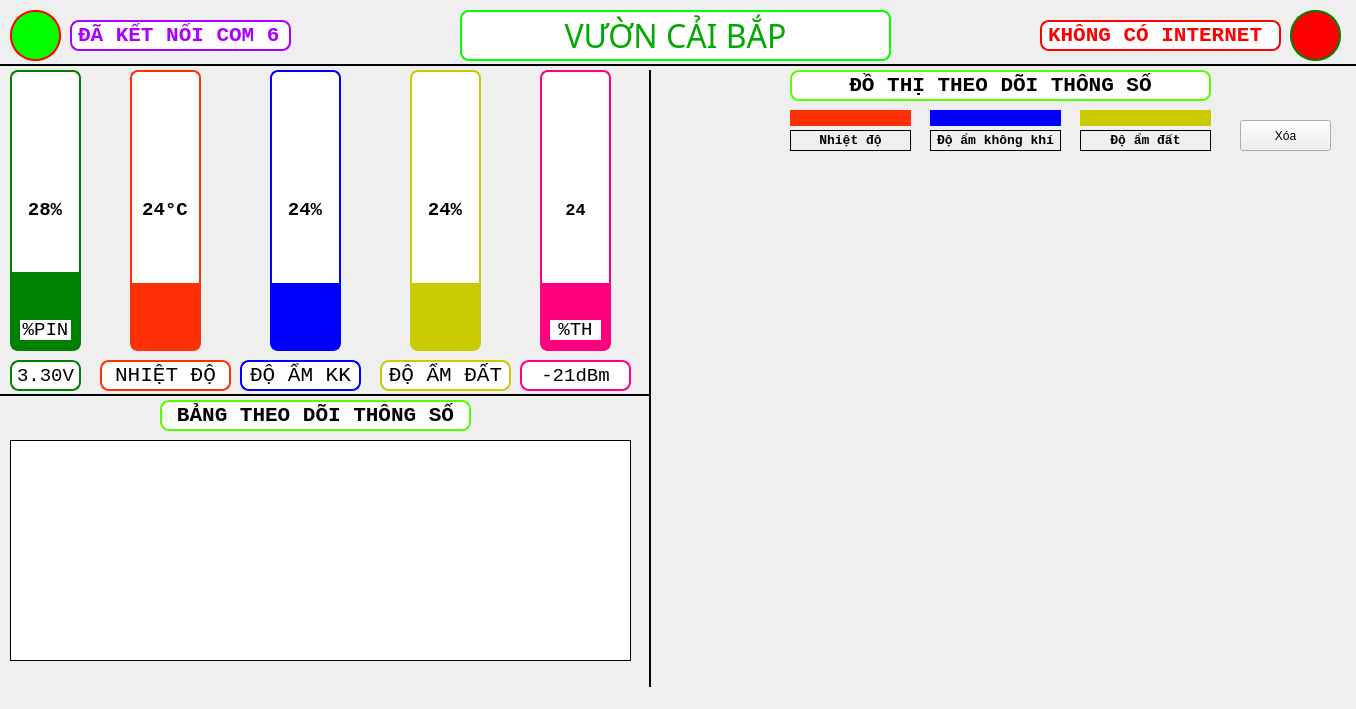
<?xml version="1.0" encoding="UTF-8"?>
<ui version="4.0">
 <class>MainWindow</class>
 <widget class="QMainWindow" name="MainWindow">
  <property name="windowModality">
   <enum>Qt::NonModal</enum>
  </property>
  <property name="geometry">
   <rect>
    <x>0</x>
    <y>0</y>
    <width>1356</width>
    <height>709</height>
   </rect>
  </property>
  <property name="sizePolicy">
   <sizepolicy hsizetype="Preferred" vsizetype="Preferred">
    <horstretch>0</horstretch>
    <verstretch>0</verstretch>
   </sizepolicy>
  </property>
  <property name="windowTitle">
   <string>SMART_FAMR</string>
  </property>
  <property name="windowIcon">
   <iconset>
    <normaloff>../icons/k.ico</normaloff>../icons/k.ico</iconset>
  </property>
  <property name="styleSheet">
   <string notr="true">border-color: rgb(0, 85, 255);</string>
  </property>
  <widget class="QWidget" name="centralwidget">
   <widget class="Line" name="line">
    <property name="geometry">
     <rect>
      <x>0</x>
      <y>50</y>
      <width>1361</width>
      <height>31</height>
     </rect>
    </property>
    <property name="frameShadow">
     <enum>QFrame::Plain</enum>
    </property>
    <property name="lineWidth">
     <number>2</number>
    </property>
    <property name="orientation">
     <enum>Qt::Horizontal</enum>
    </property>
   </widget>
   <widget class="QLabel" name="label">
    <property name="geometry">
     <rect>
      <x>460</x>
      <y>10</y>
      <width>431</width>
      <height>51</height>
     </rect>
    </property>
    <property name="font">
     <font>
      <family>Segoe Print</family>
      <pointsize>24</pointsize>
      <weight>50</weight>
      <italic>false</italic>
      <bold>false</bold>
     </font>
    </property>
    <property name="styleSheet">
     <string notr="true">background-color: rgb(255, 255, 255);
color: rgb(0, 170, 0);
font: 24pt &quot;Segoe Print&quot;;
background-color: rgb(255, 255, 255);
border-radius:9px;
border: 2px solid #00ff00
</string>
    </property>
    <property name="text">
     <string>VƯỜN CẢI BẮP</string>
    </property>
    <property name="alignment">
     <set>Qt::AlignCenter</set>
    </property>
   </widget>
   <widget class="QProgressBar" name="progressBar_pin">
    <property name="geometry">
     <rect>
      <x>10</x>
      <y>70</y>
      <width>71</width>
      <height>281</height>
     </rect>
    </property>
    <property name="font">
     <font>
      <family>Courier New</family>
      <pointsize>14</pointsize>
      <weight>75</weight>
      <bold>true</bold>
     </font>
    </property>
    <property name="styleSheet">
     <string notr="true">QProgressBar {border: 2px solid green;border-radius:8px}
QProgressBar::chunk {background: green}</string>
    </property>
    <property name="value">
     <number>28</number>
    </property>
    <property name="alignment">
     <set>Qt::AlignCenter</set>
    </property>
    <property name="orientation">
     <enum>Qt::Vertical</enum>
    </property>
    <property name="invertedAppearance">
     <bool>false</bool>
    </property>
    <property name="format">
     <string>%p%</string>
    </property>
   </widget>
   <widget class="QProgressBar" name="progressBar_hum">
    <property name="geometry">
     <rect>
      <x>270</x>
      <y>70</y>
      <width>71</width>
      <height>281</height>
     </rect>
    </property>
    <property name="font">
     <font>
      <family>Courier New</family>
      <pointsize>14</pointsize>
      <weight>75</weight>
      <bold>true</bold>
     </font>
    </property>
    <property name="styleSheet">
     <string notr="true">QProgressBar {border: 2px solid blue;border-radius:8px}
 QProgressBar::chunk {background:blue}</string>
    </property>
    <property name="value">
     <number>24</number>
    </property>
    <property name="alignment">
     <set>Qt::AlignCenter</set>
    </property>
    <property name="orientation">
     <enum>Qt::Vertical</enum>
    </property>
   </widget>
   <widget class="QProgressBar" name="progressBar_signal">
    <property name="geometry">
     <rect>
      <x>540</x>
      <y>70</y>
      <width>71</width>
      <height>281</height>
     </rect>
    </property>
    <property name="font">
     <font>
      <family>Courier New</family>
      <pointsize>13</pointsize>
      <weight>75</weight>
      <bold>true</bold>
     </font>
    </property>
    <property name="styleSheet">
     <string notr="true">QProgressBar {border: 2px solid rgb(255, 0, 127);border-radius:8px}
QProgressBar::chunk {background:rgb(255, 0, 127)}</string>
    </property>
    <property name="value">
     <number>24</number>
    </property>
    <property name="alignment">
     <set>Qt::AlignCenter</set>
    </property>
    <property name="orientation">
     <enum>Qt::Vertical</enum>
    </property>
    <property name="format">
     <string>%p</string>
    </property>
   </widget>
   <widget class="QProgressBar" name="progressBar_soil">
    <property name="geometry">
     <rect>
      <x>410</x>
      <y>70</y>
      <width>71</width>
      <height>281</height>
     </rect>
    </property>
    <property name="font">
     <font>
      <family>Courier New</family>
      <pointsize>14</pointsize>
      <weight>75</weight>
      <bold>true</bold>
     </font>
    </property>
    <property name="styleSheet">
     <string notr="true">QProgressBar {border: 2px solid  rgb(202, 202, 0);border-radius:8px}

QProgressBar::chunk {background: rgb(202, 202, 0)}</string>
    </property>
    <property name="value">
     <number>24</number>
    </property>
    <property name="alignment">
     <set>Qt::AlignCenter</set>
    </property>
    <property name="orientation">
     <enum>Qt::Vertical</enum>
    </property>
   </widget>
   <widget class="QProgressBar" name="progressBar_temp">
    <property name="geometry">
     <rect>
      <x>130</x>
      <y>70</y>
      <width>71</width>
      <height>281</height>
     </rect>
    </property>
    <property name="font">
     <font>
      <family>Courier New</family>
      <pointsize>14</pointsize>
      <weight>75</weight>
      <bold>true</bold>
     </font>
    </property>
    <property name="styleSheet">
     <string notr="true">QProgressBar {border: 2px solid rgb(255, 47, 6);border-radius:8px}
QProgressBar::chunk {background:rgb(255, 47, 6)}</string>
    </property>
    <property name="value">
     <number>24</number>
    </property>
    <property name="alignment">
     <set>Qt::AlignCenter</set>
    </property>
    <property name="orientation">
     <enum>Qt::Vertical</enum>
    </property>
    <property name="format">
     <string>%p°C</string>
    </property>
   </widget>
   <widget class="QLabel" name="label_15">
    <property name="geometry">
     <rect>
      <x>240</x>
      <y>360</y>
      <width>121</width>
      <height>31</height>
     </rect>
    </property>
    <property name="font">
     <font>
      <family>Courier New</family>
      <pointsize>16</pointsize>
     </font>
    </property>
    <property name="styleSheet">
     <string notr="true">background-color: rgb(255, 255, 255);
border-radius:9px;
border: 2px solid blue</string>
    </property>
    <property name="frameShape">
     <enum>QFrame::Box</enum>
    </property>
    <property name="text">
     <string>ĐỘ ẨM KK</string>
    </property>
    <property name="alignment">
     <set>Qt::AlignCenter</set>
    </property>
   </widget>
   <widget class="QLabel" name="lbl_battery">
    <property name="geometry">
     <rect>
      <x>10</x>
      <y>360</y>
      <width>71</width>
      <height>31</height>
     </rect>
    </property>
    <property name="font">
     <font>
      <family>Courier New</family>
      <pointsize>14</pointsize>
     </font>
    </property>
    <property name="styleSheet">
     <string notr="true">background-color: rgb(255, 255, 255);
background-color: rgb(255, 255, 255);
background-color: rgb(255, 255, 255);
border-radius:9px;
border: 2px solid green</string>
    </property>
    <property name="frameShape">
     <enum>QFrame::Box</enum>
    </property>
    <property name="text">
     <string>3.30V</string>
    </property>
    <property name="alignment">
     <set>Qt::AlignCenter</set>
    </property>
   </widget>
   <widget class="QLabel" name="lbl_rssi">
    <property name="geometry">
     <rect>
      <x>520</x>
      <y>360</y>
      <width>111</width>
      <height>31</height>
     </rect>
    </property>
    <property name="font">
     <font>
      <family>Courier New</family>
      <pointsize>14</pointsize>
     </font>
    </property>
    <property name="styleSheet">
     <string notr="true">background-color: rgb(255, 255, 255);
background-color: rgb(255, 255, 255);
background-color: rgb(255, 255, 255);
border-radius:9px;
border: 2px solid rgb(255, 0, 127)</string>
    </property>
    <property name="frameShape">
     <enum>QFrame::Box</enum>
    </property>
    <property name="text">
     <string>-21dBm</string>
    </property>
    <property name="alignment">
     <set>Qt::AlignCenter</set>
    </property>
   </widget>
   <widget class="QLabel" name="label_18">
    <property name="geometry">
     <rect>
      <x>380</x>
      <y>360</y>
      <width>131</width>
      <height>31</height>
     </rect>
    </property>
    <property name="font">
     <font>
      <family>Courier New</family>
      <pointsize>16</pointsize>
     </font>
    </property>
    <property name="styleSheet">
     <string notr="true">background-color: rgb(255, 255, 255);
border-radius:9px;
border: 2px solid  rgb(202,202, 0)</string>
    </property>
    <property name="frameShape">
     <enum>QFrame::Box</enum>
    </property>
    <property name="text">
     <string>ĐỘ ẨM ĐẤT</string>
    </property>
    <property name="alignment">
     <set>Qt::AlignCenter</set>
    </property>
   </widget>
   <widget class="QLabel" name="label_19">
    <property name="geometry">
     <rect>
      <x>100</x>
      <y>360</y>
      <width>131</width>
      <height>31</height>
     </rect>
    </property>
    <property name="font">
     <font>
      <family>Courier New</family>
      <pointsize>16</pointsize>
     </font>
    </property>
    <property name="styleSheet">
     <string notr="true">background-color: rgb(255, 255, 255);
border-radius:9px;
border: 2px solid rgb(255, 47, 6)</string>
    </property>
    <property name="frameShape">
     <enum>QFrame::Box</enum>
    </property>
    <property name="text">
     <string>NHIỆT ĐỘ</string>
    </property>
    <property name="alignment">
     <set>Qt::AlignCenter</set>
    </property>
   </widget>
   <widget class="QLabel" name="lbl_internet">
    <property name="geometry">
     <rect>
      <x>1040</x>
      <y>20</y>
      <width>241</width>
      <height>31</height>
     </rect>
    </property>
    <property name="font">
     <font>
      <family>Courier New</family>
      <pointsize>16</pointsize>
      <weight>75</weight>
      <bold>true</bold>
     </font>
    </property>
    <property name="styleSheet">
     <string notr="true">background-color: rgb(255, 255, 255);
border-radius:9px;
border: 2px solid rgb(255, 0, 0);
color: rgb(255, 0, 0);
</string>
    </property>
    <property name="frameShape">
     <enum>QFrame::Box</enum>
    </property>
    <property name="text">
     <string>KHÔNG CÓ INTERNET</string>
    </property>
    <property name="alignment">
     <set>Qt::AlignLeading|Qt::AlignLeft|Qt::AlignVCenter</set>
    </property>
   </widget>
   <widget class="QLabel" name="lbl_C">
    <property name="geometry">
     <rect>
      <x>1290</x>
      <y>10</y>
      <width>51</width>
      <height>51</height>
     </rect>
    </property>
    <property name="font">
     <font>
      <family>Courier New</family>
      <pointsize>16</pointsize>
     </font>
    </property>
    <property name="styleSheet">
     <string notr="true">border-radius:25px;
border: 2px solid green;
background-color: rgb(255, 0, 0);</string>
    </property>
    <property name="frameShape">
     <enum>QFrame::Box</enum>
    </property>
    <property name="text">
     <string/>
    </property>
    <property name="alignment">
     <set>Qt::AlignLeading|Qt::AlignLeft|Qt::AlignVCenter</set>
    </property>
   </widget>
   <widget class="QLabel" name="lbl_C_2">
    <property name="geometry">
     <rect>
      <x>10</x>
      <y>10</y>
      <width>51</width>
      <height>51</height>
     </rect>
    </property>
    <property name="font">
     <font>
      <family>Courier New</family>
      <pointsize>16</pointsize>
     </font>
    </property>
    <property name="styleSheet">
     <string notr="true">border-radius:25px;
border: 2px solid red;
background-color: rgb(0,255, 0);</string>
    </property>
    <property name="frameShape">
     <enum>QFrame::Box</enum>
    </property>
    <property name="text">
     <string/>
    </property>
    <property name="alignment">
     <set>Qt::AlignLeading|Qt::AlignLeft|Qt::AlignVCenter</set>
    </property>
   </widget>
   <widget class="QLabel" name="lbl_com">
    <property name="geometry">
     <rect>
      <x>70</x>
      <y>20</y>
      <width>221</width>
      <height>31</height>
     </rect>
    </property>
    <property name="font">
     <font>
      <family>Courier New</family>
      <pointsize>16</pointsize>
      <weight>75</weight>
      <bold>true</bold>
     </font>
    </property>
    <property name="styleSheet">
     <string notr="true">background-color: rgb(255, 255, 255);
border-radius:9px;
border: 2px solid #aa00ff;
color: #aa00ff
</string>
    </property>
    <property name="frameShape">
     <enum>QFrame::Box</enum>
    </property>
    <property name="text">
     <string>ĐÃ KẾT NỐI COM 6</string>
    </property>
    <property name="alignment">
     <set>Qt::AlignLeading|Qt::AlignLeft|Qt::AlignVCenter</set>
    </property>
   </widget>
   <widget class="Line" name="line_2">
    <property name="geometry">
     <rect>
      <x>640</x>
      <y>70</y>
      <width>21</width>
      <height>661</height>
     </rect>
    </property>
    <property name="frameShadow">
     <enum>QFrame::Plain</enum>
    </property>
    <property name="lineWidth">
     <number>2</number>
    </property>
    <property name="orientation">
     <enum>Qt::Vertical</enum>
    </property>
   </widget>
   <widget class="Line" name="line_3">
    <property name="geometry">
     <rect>
      <x>0</x>
      <y>380</y>
      <width>651</width>
      <height>31</height>
     </rect>
    </property>
    <property name="frameShadow">
     <enum>QFrame::Plain</enum>
    </property>
    <property name="lineWidth">
     <number>2</number>
    </property>
    <property name="orientation">
     <enum>Qt::Horizontal</enum>
    </property>
   </widget>
   <widget class="QLabel" name="label_20">
    <property name="geometry">
     <rect>
      <x>160</x>
      <y>400</y>
      <width>311</width>
      <height>31</height>
     </rect>
    </property>
    <property name="font">
     <font>
      <family>Courier New</family>
      <pointsize>16</pointsize>
      <weight>75</weight>
      <bold>true</bold>
     </font>
    </property>
    <property name="styleSheet">
     <string notr="true">background-color: rgb(255, 255, 255);
border-radius:9px;
border: 2px solid #55ff00</string>
    </property>
    <property name="frameShape">
     <enum>QFrame::Box</enum>
    </property>
    <property name="text">
     <string>BẢNG THEO DÕI THÔNG SỐ</string>
    </property>
    <property name="alignment">
     <set>Qt::AlignCenter</set>
    </property>
   </widget>
   <widget class="QLabel" name="label_21">
    <property name="geometry">
     <rect>
      <x>790</x>
      <y>70</y>
      <width>421</width>
      <height>31</height>
     </rect>
    </property>
    <property name="font">
     <font>
      <family>Courier New</family>
      <pointsize>16</pointsize>
      <weight>75</weight>
      <bold>true</bold>
     </font>
    </property>
    <property name="styleSheet">
     <string notr="true">background-color: rgb(255, 255, 255);
border-radius:9px;
border: 2px solid #55ff00</string>
    </property>
    <property name="frameShape">
     <enum>QFrame::Box</enum>
    </property>
    <property name="text">
     <string>ĐỒ THỊ THEO DÕI THÔNG SỐ</string>
    </property>
    <property name="alignment">
     <set>Qt::AlignCenter</set>
    </property>
   </widget>
   <widget class="QTableView" name="tableView">
    <property name="geometry">
     <rect>
      <x>10</x>
      <y>440</y>
      <width>621</width>
      <height>221</height>
     </rect>
    </property>
    <property name="font">
     <font>
      <family>Courier New</family>
      <pointsize>14</pointsize>
     </font>
    </property>
    <property name="frameShape">
     <enum>QFrame::Box</enum>
    </property>
    <property name="frameShadow">
     <enum>QFrame::Plain</enum>
    </property>
    <property name="lineWidth">
     <number>1</number>
    </property>
    <attribute name="horizontalHeaderCascadingSectionResizes">
     <bool>true</bool>
    </attribute>
    <attribute name="horizontalHeaderDefaultSectionSize">
     <number>100</number>
    </attribute>
    <attribute name="horizontalHeaderMinimumSectionSize">
     <number>100</number>
    </attribute>
    <attribute name="horizontalHeaderShowSortIndicator" stdset="0">
     <bool>true</bool>
    </attribute>
    <attribute name="horizontalHeaderStretchLastSection">
     <bool>true</bool>
    </attribute>
    <attribute name="verticalHeaderVisible">
     <bool>false</bool>
    </attribute>
    <attribute name="verticalHeaderDefaultSectionSize">
     <number>38</number>
    </attribute>
    <attribute name="verticalHeaderMinimumSectionSize">
     <number>30</number>
    </attribute>
   </widget>
   <widget class="QLabel" name="label_22">
    <property name="geometry">
     <rect>
      <x>790</x>
      <y>110</y>
      <width>121</width>
      <height>16</height>
     </rect>
    </property>
    <property name="font">
     <font>
      <family>Courier New</family>
      <pointsize>16</pointsize>
     </font>
    </property>
    <property name="styleSheet">
     <string notr="true">background-color: rgb(255, 47, 6);
border-radius:9px;
border:1px solid rgb(255, 47, 6)</string>
    </property>
    <property name="frameShape">
     <enum>QFrame::Box</enum>
    </property>
    <property name="text">
     <string/>
    </property>
    <property name="alignment">
     <set>Qt::AlignCenter</set>
    </property>
   </widget>
   <widget class="QLabel" name="label_23">
    <property name="geometry">
     <rect>
      <x>930</x>
      <y>110</y>
      <width>131</width>
      <height>16</height>
     </rect>
    </property>
    <property name="font">
     <font>
      <family>Courier New</family>
      <pointsize>16</pointsize>
     </font>
    </property>
    <property name="styleSheet">
     <string notr="true">background-color: rgb(0,0,255);
border-radius:9px;
</string>
    </property>
    <property name="frameShape">
     <enum>QFrame::Box</enum>
    </property>
    <property name="text">
     <string/>
    </property>
    <property name="alignment">
     <set>Qt::AlignCenter</set>
    </property>
   </widget>
   <widget class="QLabel" name="label_24">
    <property name="geometry">
     <rect>
      <x>1080</x>
      <y>110</y>
      <width>131</width>
      <height>16</height>
     </rect>
    </property>
    <property name="font">
     <font>
      <family>Courier New</family>
      <pointsize>16</pointsize>
     </font>
    </property>
    <property name="styleSheet">
     <string notr="true">background-color: rgb(202, 202, 0);
border-radius:9px;</string>
    </property>
    <property name="frameShape">
     <enum>QFrame::Box</enum>
    </property>
    <property name="text">
     <string/>
    </property>
    <property name="alignment">
     <set>Qt::AlignCenter</set>
    </property>
   </widget>
   <widget class="QLabel" name="label_25">
    <property name="geometry">
     <rect>
      <x>790</x>
      <y>130</y>
      <width>121</width>
      <height>21</height>
     </rect>
    </property>
    <property name="font">
     <font>
      <family>Courier New</family>
      <pointsize>10</pointsize>
      <weight>75</weight>
      <bold>true</bold>
     </font>
    </property>
    <property name="styleSheet">
     <string notr="true"/>
    </property>
    <property name="frameShape">
     <enum>QFrame::Box</enum>
    </property>
    <property name="text">
     <string>Nhiệt độ</string>
    </property>
    <property name="alignment">
     <set>Qt::AlignCenter</set>
    </property>
   </widget>
   <widget class="QLabel" name="label_26">
    <property name="geometry">
     <rect>
      <x>930</x>
      <y>130</y>
      <width>131</width>
      <height>21</height>
     </rect>
    </property>
    <property name="font">
     <font>
      <family>Courier New</family>
      <pointsize>10</pointsize>
      <weight>75</weight>
      <bold>true</bold>
     </font>
    </property>
    <property name="styleSheet">
     <string notr="true"/>
    </property>
    <property name="frameShape">
     <enum>QFrame::Box</enum>
    </property>
    <property name="text">
     <string>Độ ẩm không khí</string>
    </property>
    <property name="alignment">
     <set>Qt::AlignCenter</set>
    </property>
   </widget>
   <widget class="QLabel" name="label_27">
    <property name="geometry">
     <rect>
      <x>1080</x>
      <y>130</y>
      <width>131</width>
      <height>21</height>
     </rect>
    </property>
    <property name="font">
     <font>
      <family>Courier New</family>
      <pointsize>10</pointsize>
      <weight>75</weight>
      <bold>true</bold>
     </font>
    </property>
    <property name="styleSheet">
     <string notr="true"/>
    </property>
    <property name="frameShape">
     <enum>QFrame::Box</enum>
    </property>
    <property name="text">
     <string>Độ ẩm đất</string>
    </property>
    <property name="alignment">
     <set>Qt::AlignCenter</set>
    </property>
   </widget>
   <widget class="QPushButton" name="btn_clear">
    <property name="geometry">
     <rect>
      <x>1240</x>
      <y>120</y>
      <width>91</width>
      <height>31</height>
     </rect>
    </property>
    <property name="text">
     <string>Xóa</string>
    </property>
   </widget>
   <widget class="QLabel" name="label_28">
    <property name="geometry">
     <rect>
      <x>20</x>
      <y>320</y>
      <width>51</width>
      <height>20</height>
     </rect>
    </property>
    <property name="font">
     <font>
      <family>Courier New</family>
      <pointsize>14</pointsize>
     </font>
    </property>
    <property name="styleSheet">
     <string notr="true">background-color: rgb(255, 255, 255);
background-color: rgb(255, 255, 255);
background-color: rgb(255, 255, 255);
</string>
    </property>
    <property name="frameShape">
     <enum>QFrame::NoFrame</enum>
    </property>
    <property name="text">
     <string>%PIN</string>
    </property>
    <property name="alignment">
     <set>Qt::AlignCenter</set>
    </property>
   </widget>
   <widget class="QLabel" name="label_29">
    <property name="geometry">
     <rect>
      <x>550</x>
      <y>320</y>
      <width>51</width>
      <height>20</height>
     </rect>
    </property>
    <property name="font">
     <font>
      <family>Courier New</family>
      <pointsize>14</pointsize>
     </font>
    </property>
    <property name="styleSheet">
     <string notr="true">background-color: rgb(255, 255, 255);
background-color: rgb(255, 255, 255);
background-color: rgb(255, 255, 255);
</string>
    </property>
    <property name="frameShape">
     <enum>QFrame::NoFrame</enum>
    </property>
    <property name="text">
     <string>%TH</string>
    </property>
    <property name="alignment">
     <set>Qt::AlignCenter</set>
    </property>
   </widget>
  </widget>
  <widget class="QStatusBar" name="statusbar"/>
 </widget>
 <resources/>
 <connections/>
</ui>
